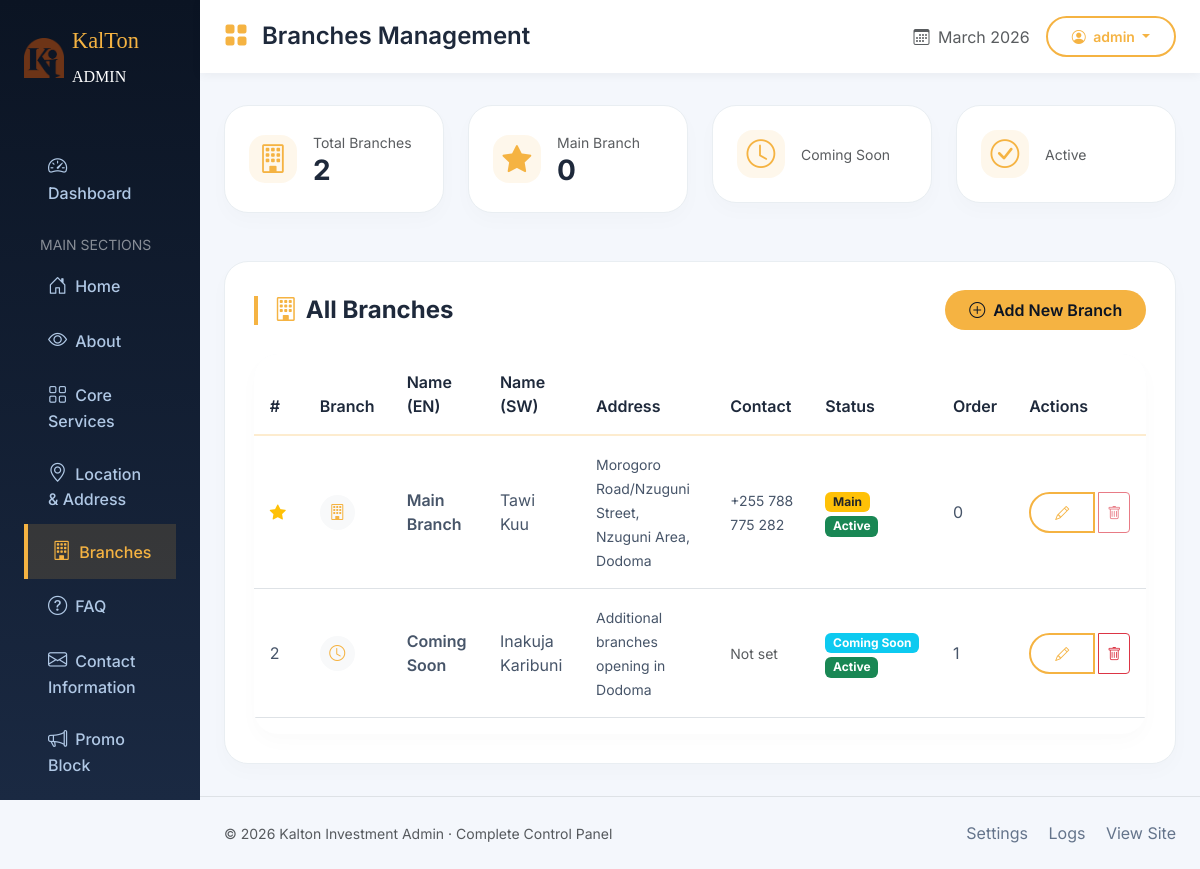
The app's page /admin-panel/branches/ (signed in) with its own data.
### website/models.py (models this page shows, shortened)
class WebsiteSetting(models.Model):
    site_name = models.CharField(max_length=100, default="Kalton Investment")
    primary_color = models.CharField(max_length=20, default="#f5b342")
    favicon = models.ImageField(upload_to='settings/', blank=True, null=True)
    logo = models.ImageField(upload_to='settings/', blank=True, null=True)
    class Meta:
        verbose_name = "Website Setting"
        verbose_name_plural = "Website Settings"

class BaseModel(models.Model):
    created_at = models.DateTimeField(auto_now_add=True)
    updated_at = models.DateTimeField(auto_now=True)
    is_active = models.BooleanField(default=True)
    order = models.IntegerField(default=0, help_text="Display order")
    class Meta:
        abstract = True
        ordering = ['order', '-created_at']

class Branch(BaseModel):
    name_en = models.CharField(max_length=100)
    name_sw = models.CharField(max_length=100)
    address_en = models.TextField()
    address_sw = models.TextField()
    postal_box = models.CharField(max_length=100, blank=True)
    phone = models.CharField(max_length=20, blank=True)
    is_main = models.BooleanField(default=False)
    is_coming_soon = models.BooleanField(default=False)
    latitude = models.FloatField(blank=True, null=True)
    longitude = models.FloatField(blank=True, null=True)
    class Meta:
        verbose_name = "Branch"
        verbose_name_plural = "Branches"

### website/views.py (the view)
# urls.py: path('admin-panel/branches/', views.admin_branches, name='admin_branches'),
@login_required
def admin_branches(request):
    branches = Branch.objects.all().order_by('-is_main', 'order')
    return render(request, 'website/admin/branch/branches.html', {'branches': branches})

### website/context_processors.py (called while the page is built)
def website_settings(request):
    return {
        'site_settings': WebsiteSetting.objects.first(),
        'contact_info': ContactInfo.objects.first(),
    }

### website/templates/website/admin/branch/branches.html (shortened to what this page needs)
{% extends 'website/admin/admin_panel.html' %}
{% load static %}
{% block header_title %}Branches Management{% endblock %}
{% block content %}
<div class="row g-4 mb-5">
    <div class="col-md-3">
        <div class="stat-card d-flex align-items-center">
            <div class="stat-icon me-3"><i class="bi bi-building"></i></div>
            <div>
                <small class="text-muted">Total Branches</small>
                <h3 class="mb-0 fw-bold">{{ branches.count }}</h3>
            </div>
        </div>
    </div>
    <div class="col-md-3">
        <div class="stat-card d-flex align-items-center">
            <div class="stat-icon me-3"><i class="bi bi-star-fill"></i></div>
            <div>
                <small class="text-muted">Main Branch</small>
                <h3 class="mb-0 fw-bold">
                    {% with main_branch=branches.filter.is_main.first %}
                        {% if main_branch %}1{% else %}0{% endif %}
                    {% endwith %}
                </h3>
            </div>
        </div>
    </div>
    <div class="col-md-3">
        <div class="stat-card d-flex align-items-center">
            <div class="stat-icon me-3"><i class="bi bi-clock"></i></div>
            <div>
                <small class="text-muted">Coming Soon</small>
            </div>
        </div>
    </div>
    <div class="col-md-3">
        <div class="stat-card d-flex align-items-center">
            <div class="stat-icon me-3"><i class="bi bi-check-circle"></i></div>
            <div>
                <small class="text-muted">Active</small>
            </div>
        </div>
    </div>
</div>
<section class="section-card">
    <div class="d-flex justify-content-between align-items-center mb-4">
        <h4 class="section-title mb-0">
            <i class="bi bi-building gold-accent"></i> All Branches
        </h4>
        <a href="{% url 'website:admin_branch_add' %}" class="btn btn-gold">
            <i class="bi bi-plus-circle me-2"></i>Add New Branch
        </a>
    </div>
    <div class="table-custom table-responsive">
        <table class="table table-hover align-middle">
            <thead>
                <tr>
                    <th style="width: 50px;">#</th>
                    <th>Branch</th>
                    <th>Name (EN)</th>
                    <th>Name (SW)</th>
                    <th>Address</th>
                    <th>Contact</th>
                    <th>Status</th>
                    <th>Order</th>
                    <th>Actions</th>
                </tr>
            </thead>
            <tbody>
                {% for branch in branches %}
                <tr>
                    <td>
                        {% if branch.is_main %}
                            <i class="bi bi-star-fill text-warning" title="Main Branch"></i>
                        {% else %}
                            {{ forloop.counter }}
                        {% endif %}
                    </td>
                    <td>
                        <div class="d-flex align-items-center">
                            <div class="bg-light rounded-circle p-2 me-2" style="width: 35px; height: 35px; display: flex; align-items: center; justify-content: center;">
                                <i class="bi {% if branch.is_coming_soon %}bi-clock{% else %}bi-building{% endif %} gold-accent"></i>
                            </div>
                        </div>
                    </td>
                    <td class="fw-semibold">{{ branch.name_en }}</td>
                    <td>{{ branch.name_sw }}</td>
                    <td>
                        <span class="small">{{ branch.address_en|truncatechars:50 }}</span>
                    </td>
                    <td>
                        {% if branch.phone %}
                            <span class="small">{{ branch.phone }}</span>
                        {% else %}
                            <span class="text-muted small">Not set</span>
                        {% endif %}
                    </td>
                    <td>
                        {% if branch.is_main %}
                            <span class="badge bg-warning text-dark">Main</span>
                        {% endif %}
                        {% if branch.is_coming_soon %}
                            <span class="badge bg-info">Coming Soon</span>
                        {% endif %}
                        {% if branch.is_active %}
                            <span class="badge bg-success">Active</span>
                        {% else %}
                            <span class="badge bg-secondary">Inactive</span>
                        {% endif %}
                    </td>
                    <td>{{ branch.order }}</td>
                    <td>
                        <div class="btn-group" role="group">
                            <a href="{% url 'website:admin_branch_edit' branch.id %}"
                               class="btn btn-sm btn-outline-gold me-1" title="Edit">
                                <i class="bi bi-pencil"></i>
                            </a>
                            <button type="button"
                                    class="btn btn-sm btn-outline-danger"
                                    data-bs-toggle="modal"
                                    data-bs-target="#deleteModal{{ branch.id }}"
                                    title="Delete"
                                    {% if branch.is_main %}disabled{% endif %}>
                                <i class="bi bi-trash"></i>
                            </button>
                        </div>
                    </td>
                </tr>
                {% endfor %}
            </tbody>
        </table>
    </div>
</section>
{% endblock %}

### website/templates/website/admin/admin_panel.html (shortened to what this page needs)
{% load static %}
<!DOCTYPE html>
<html lang="en">
<head>
  <link href="https://cdn.jsdelivr.net/npm/bootstrap@5.3.2/dist/css/bootstrap.min.css" rel="stylesheet">
  <link rel="stylesheet" href="https://cdn.jsdelivr.net/npm/bootstrap-icons@1.11.3/font/bootstrap-icons.min.css">
  <link rel="stylesheet" href="https://code.jquery.com/ui/1.13.2/themes/base/jquery-ui.css">
  <link rel="stylesheet" href="https://cdnjs.cloudflare.com/ajax/libs/toastr.js/latest/toastr.min.css">
</head>
<body>
  <div class="container-fluid p-0">
    <div class="row g-0">
      <div class="col-lg-2 col-md-3 admin-sidebar p-0">
        <div class="p-4">
          <div class="d-flex align-items-center gap-2 mb-5">
             {% if site_settings and site_settings.logo %}
                <img src="{{ site_settings.logo.url }}" width="40" height="40" alt="Kalton">
            {% else %}
                <img src="{% static 'website/images/K I.png' %}" width="40" height="40" alt="Kalton">
            {% endif %}
            <span style="font-family: 'Playfair Display'; font-size: 1.4rem; color: #f5b342;">KalTon<br><small class="text-white fs-6 fw-light">ADMIN</small></span>
          </div>
          <nav class="nav flex-column">
            <a class="nav-link {% if request.resolver_match.url_name == 'admin_dashboard' %}active{% endif %}" href="{% url 'website:admin_panel' %}">
              <i class="bi bi-speedometer2 me-2"></i>Dashboard
            </a>
            <div class="small text-white-50 mt-3 mb-1 px-3">MAIN SECTIONS</div>
            <a class="nav-link {% if 'hero' in request.path %}active{% endif %}" href="{% url 'website:admin_hero' %}">
              <i class="bi bi-house-door me-2"></i>Home
            </a>
            <a class="nav-link {% if 'about' in request.path %}active{% endif %}" href="{% url 'website:admin_about_list' %}">
              <i class="bi bi-eye me-2"></i>About
            </a>
            <a class="nav-link {% if 'services' in request.path %}active{% endif %}" href="{% url 'website:admin_core_services' %}">
              <i class="bi bi-grid me-2"></i>Core Services
            </a>
            <a class="nav-link {% if 'location' in request.path %}active{% endif %}" href="{% url 'website:admin_location' %}">
              <i class="bi bi-geo-alt me-2"></i>Location & Address
            </a>
            <a class="nav-link {% if 'branches' in request.path %}active{% endif %}" href="{% url 'website:admin_branches' %}">
              <i class="bi bi-building me-2"></i>Branches
            </a>
            <a class="nav-link {% if 'faq' in request.path %}active{% endif %}" href="{% url 'website:admin_faqs' %}">
              <i class="bi bi-question-circle me-2"></i>FAQ
            </a>
            <a class="nav-link {% if 'contact' in request.path %}active{% endif %}" href="{% url 'website:admin_contact' %}">
                <i class="bi bi-envelope me-2"></i>Contact Information
            </a>
            <a class="nav-link {% if 'promo-block' in request.path %}active{% endif %}" href="{% url 'website:admin_promo_block' %}">
                <i class="bi bi-megaphone me-2"></i>Promo Block
            </a>
          </nav>
        </div>
      </div>
      <div class="col-lg-10 col-md-9">
        <div class="admin-header">
          <div class="container-fluid px-4">
            <div class="d-flex justify-content-between align-items-center">
              <h4 class="mb-0 fw-semibold">
                <i class="bi bi-grid-fill me-2 gold-accent"></i>
                {% block header_title %}Admin Dashboard{% endblock %}
              </h4>
              <div class="d-flex align-items-center gap-3">
                <span class="text-muted">
                  <i class="bi bi-calendar3 me-1"></i>
                  {% now "F Y" %}
                </span>
                <div class="dropdown">
                  <button class="btn btn-outline-gold btn-sm dropdown-toggle" type="button" data-bs-toggle="dropdown">
                    <i class="bi bi-person-circle me-1"></i> {{ request.user.username|default:"Admin" }}
                  </button>
                </div>
              </div>
            </div>
          </div>
        </div>
        <div class="container-fluid px-4" id="dashboard">
          {% block content %}{% endblock %}
        </div>
        <footer class="border-top mt-4 py-4 px-4 footer-links">
          <div class="d-flex justify-content-between align-items-center">
            <span class="text-muted small">© {% now "Y" %} Kalton Investment Admin · Complete Control Panel</span>
            <div>
              <a href="#" class="me-3">Settings</a>
              <a href="#" class="me-3">Logs</a>
              <a href="{% url 'website:home' %}" target="_blank">View Site</a>
            </div>
          </div>
        </footer>
      </div>
    </div>
  </div>
</body>
</html>

### website/templates/website/admin/admin_panel.html (style rules this page uses)
* { margin: 0; padding: 0; box-sizing: border-box; }
body { font-family: 'Inter', sans-serif; background: #f4f7fc; color: #1e293b; }
.admin-sidebar { background: linear-gradient(180deg, #0b1423 0%, #1a2942 100%); min-height: 100vh; color: #eef4ff; position: sticky; top: 0; height: 100vh; overflow-y: auto; }
.admin-sidebar .nav-link { color: #b0c8e5; padding: 0.8rem 1.5rem; font-weight: 500; transition: all 0.2s; }
.admin-sidebar .nav-link:hover, .admin-sidebar .nav-link.active { background: rgba(245, 180, 66, 0.15); color: #f5b342; border-left: 4px solid #f5b342; }
.admin-sidebar .nav-link i { width: 24px; font-size: 1.2rem; }
.admin-header { background: white; box-shadow: 0 2px 10px rgba(0,0,0,0.05); padding: 1rem 0; margin-bottom: 2rem; position: sticky; top: 0; z-index: 100; }
.stat-card { background: white; border-radius: 1.5rem; padding: 1.5rem; box-shadow: 0 8px 20px rgba(0,0,0,0.02); border: 1px solid #e9eef2; transition: all 0.2s; }
.stat-icon { width: 48px; height: 48px; background: rgba(245, 180, 66, 0.1); border-radius: 16px; display: flex; align-items: center; justify-content: center; font-size: 1.8rem; color: #f5b342; }
.btn-gold { background: #f5b342; color: #0b1423; font-weight: 600; border: none; border-radius: 50px; padding: 0.5rem 1.5rem; }
.btn-outline-gold { border: 2px solid #f5b342; color: #f5b342; border-radius: 50px; padding: 0.5rem 1.5rem; font-weight: 600; background: transparent; }
.table-custom { background: white; border-radius: 1.5rem; overflow: hidden; box-shadow: 0 8px 20px rgba(0,0,0,0.02); }
.table-custom thead { background: #f8fafd; border-bottom: 2px solid #f5b34240; }
.table-custom th { padding: 1rem; font-weight: 600; color: #1e293b; }
.table-custom td { padding: 1rem; vertical-align: middle; color: #475569; }
.section-card { background: white; border-radius: 1.5rem; padding: 1.8rem; margin-bottom: 2rem; box-shadow: 0 8px 20px rgba(0,0,0,0.02); border: 1px solid #e9eef2; }
.section-title { font-weight: 700; margin-bottom: 1.5rem; display: flex; align-items: center; gap: 0.5rem; border-left: 4px solid #f5b342; padding-left: 1rem; }
.footer-links a { color: #64748b; text-decoration: none; transition: color 0.2s; }
.gold-accent { color: #f5b342; }

### records on screen
WebsiteSetting: logo (picture)
Branch: is_main True (drawn), is_coming_soon False (drawn), name_en "Main Branch", name_sw "Tawi Kuu", address_en "Morogoro Road/Nzuguni Street, Nzuguni Area, Dodoma", phone "+255 788 775 282", is_active "Active", order "0"
Branch: is_coming_soon True (drawn), name_en "Coming Soon", name_sw "Inakuja Karibuni", address_en "Additional branches opening in Dodoma", phone "Not set", is_active "Active", order "1"

### other values on screen
{{ request.user.username|default:"Admin" }} "admin"
{{ branches.count }} "2"
